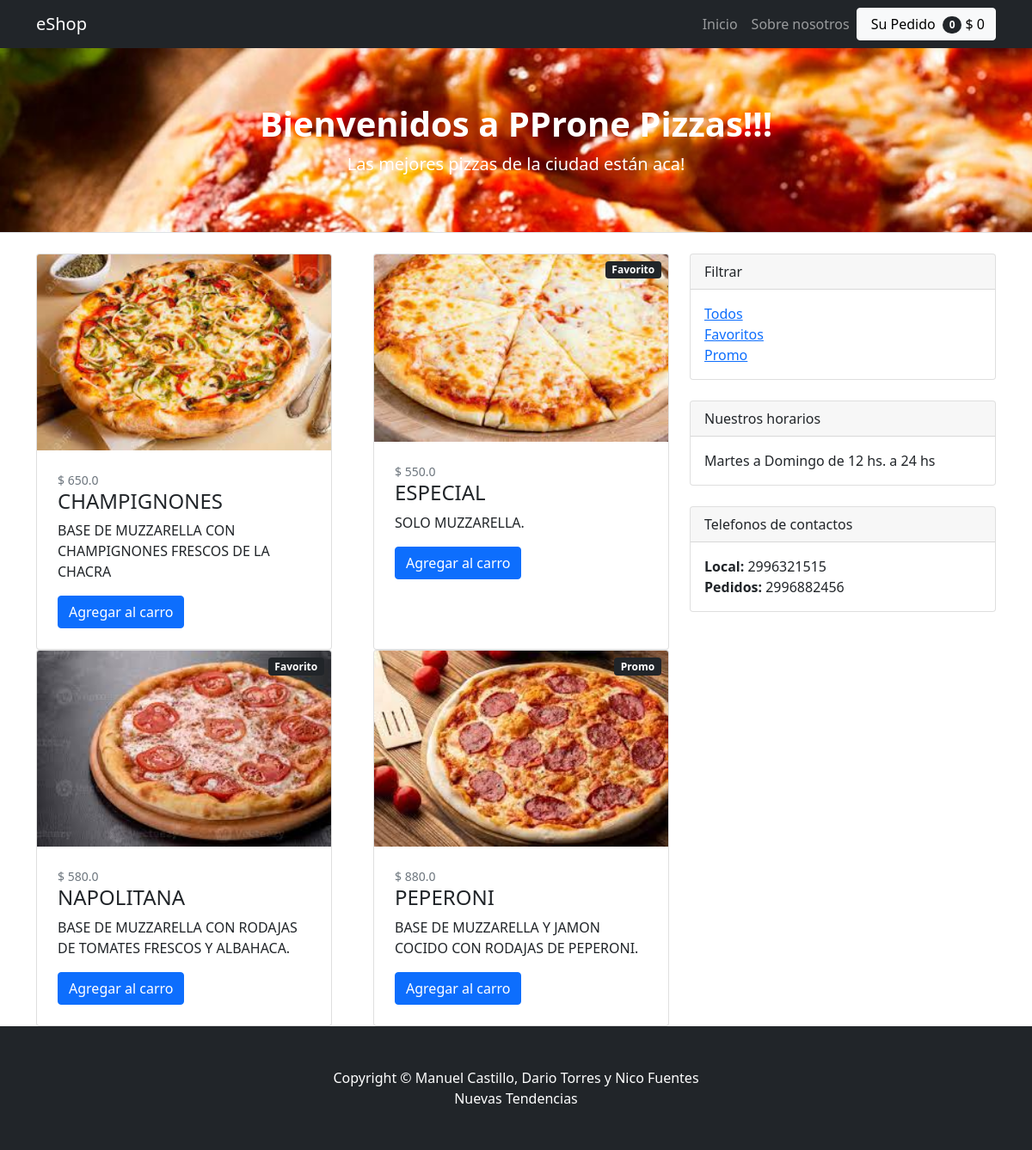
The page / on the database its author committed.
### eshopapp/models.py (models this page shows, shortened)
class Producto(models.Model):
    nombre = models.CharField(max_length=50)
    imagen = models.ImageField(upload_to="eshopapp", null=True, blank=True)
    descripcion = models.TextField(default="descripcion")
    precio = models.FloatField()
    stock = models.IntegerField()
    TIPO_PRODUCTO_CHOICES = [
        (1, 'Normal'),
        (2, 'Popular'),
        (3, 'Promo')
    ]
    tipo = models.IntegerField(choices=TIPO_PRODUCTO_CHOICES, default=1)
    created = models.DateTimeField(auto_now_add=True)
    updated = models.DateTimeField(auto_now_add=True)
    class Meta:
        verbose_name = 'Producto'
        verbose_name_plural = 'Productos'

### eshopapp/views.py (the view)
# urls.py: path('', views.index, name="index"),
def index(request):
        productos = Producto.objects.all().order_by("nombre")
        return render (request, "index.html", {"productos": productos})

### carro/context_processor.py (called while the page is built)
def importeTotalCarro(request):
    total = 0
    cantidad = 0
    if "carro" in request.session.keys():
        for key, value in request.session["carro"].items():
            total = total + float(value["precio"])
            cantidad = cantidad + value["cantidad"]
    return {"importeTotalCarro": total, "cantidadProductos": cantidad}

### eshopapp/templates/index.html
{% extends "base.html" %}
{% load static %}
{% block content %}
<section>
    <div class="container">
        <div class="row">
            <div class="col-lg-8">
                <div class="row gx-4 gx-lg-5 row-cols-2 row-cols-md-3 row-cols-xl-2 justify-content-center">
                    {% for producto in productos %}
                    <div class="col-lg-6">
                        <div class="card h-100">
                            {% if producto.tipo == 3 %}
                                <div class="badge bg-dark text-white position-absolute" style="top: 0.5rem; right: 0.5rem">
                                    Promo
                                </div>
                            {% endif %}
                            {% if producto.tipo == 2 %}
                                <div class="badge bg-dark text-white position-absolute" style="top: 0.5rem; right: 0.5rem">
                                    Favorito
                                </div>
                            {% endif %}
                            <a href="#!"><img class="card-img-top" src="{{producto.imagen.url}}" alt="..." /></a>
                            <div class="card-body p-4">
                                <div class="small text-muted">$ {{producto.precio}}</div>
                                <h2 class="card-title h4">{{producto.nombre}}</h2>
                                <p class="card-text">{{producto.descripcion}}</p>
                                <a class="btn btn-primary" href="{% url 'carro:agregar' producto.id %}">Agregar al carro</a>
                            </div>
                        </div>
                    </div>
                    {% endfor %}
                </div>
            </div>
            <div class="col-lg-4">
                <div class="card mb-4">
                    <div class="card-header">Filtrar</div>
                    <div class="card-body">
                        <div class="row">
                            <div class="col-sm-6">
                                <ul class="list-unstyled mb-0">
                                    <li><a href="{% url 'index' %}">Todos</a></li>
                                    <li><a href="{% url 'indexPopu' %}">Favoritos</a></li>
                                    <li><a href="{% url 'indexPromo' %}">Promo</a></li>
                                </ul>
                            </div>
                        </div>
                    </div>
                </div>
                <div class="card mb-4">
                    <div class="card-header">Nuestros horarios</div>
                    <div class="card-body">Martes a Domingo de 12 hs. a 24 hs</div>
                </div>
                <div class="card mb-4">
                    <div class="card-header">Telefonos de contactos</div>
                    <div class="card-body">
                        <strong>Local: </strong> 2996321515
                        <br>
                        <strong>Pedidos: </strong> 2996882456
                    </div>
                </div>
            </div>
        </div>
    </div>
</section>
{% endblock %}

### eshopapp/templates/base.html (shortened to what this page needs)
{% load static %}
<!DOCTYPE html>
<html lang="en">
    <head>
        <link href="{% static 'css/styles.css' %}" rel="stylesheet" />
    </head>
    <body>
        <nav class="navbar navbar-expand-lg navbar-dark bg-dark">
            <div class="container">
                <a class="navbar-brand" href="{% url 'index' %}">eShop</a>
                <div class="collapse navbar-collapse" id="navbarSupportedContent">
                    <ul class="navbar-nav ms-auto mb-2 mb-lg-0">
                        <li class="nav-item"><a class="nav-link" href="{% url 'index' %}">Inicio</a></li>
                        <li class="nav-item"><a class="nav-link" href="{% url 'about' %}">Sobre nosotros</a></li>
                    </ul>
                    <form class="d-flex" action="{% url 'carro:carrito' %}">
                        <button class="btn btn-light" type="submit">
                            Su Pedido
                            <span class="badge bg-dark text-white ms-1 rounded-pill">{{cantidadProductos}}</span>
                            $ {{importeTotalCarro}}
                        </button>
                    </form>
                </div>
            </div>
        </nav>
        <header class="masthead py-3 bg-light border-bottom mb-4" style="background-image: url('../static/assets/logo.jpg'); background-size: cover;">
            <div class="container">
                <div class="text-center my-5">
                    <h1 class="fw-bolder text-white">Bienvenidos a PProne Pizzas!!!</h1>
                    <p class="lead mb-0 text-white">Las mejores pizzas de la ciudad están aca!</p>
                </div>
            </div>
        </header>
        {% block content %}
        {% endblock %}
        <footer class="py-5 bg-dark">
            <div class="container">
                <p class="m-0 text-center text-white">Copyright &copy; Manuel Castillo, Dario Torres y Nico Fuentes</p>
                <p class="m-0 text-center text-white"> Nuevas Tendencias </p>
            </div>
        </footer>
    </body>
</html>

### rows shown on the page
Producto: imagen (picture), precio "650.0", nombre "CHAMPIGNONES", descripcion "BASE DE MUZZARELLA CON CHAMPIGNONES FRESCOS DE LA CHACRA"
Producto: tipo "Favorito", imagen (picture), precio "550.0", nombre "ESPECIAL", descripcion "SOLO MUZZARELLA."
Producto: tipo "Favorito", imagen (picture), precio "580.0", nombre "NAPOLITANA", descripcion "BASE DE MUZZARELLA CON RODAJAS DE TOMATES FRESCOS Y ALBAHACA."
Producto: tipo "Promo", imagen (picture), precio "880.0", nombre "PEPERONI", descripcion "BASE DE MUZZARELLA Y JAMON COCIDO CON RODAJAS DE PEPERONI."

### other values the page prints
{{ cantidadProductos }} "0"
{{ importeTotalCarro }} "0"
